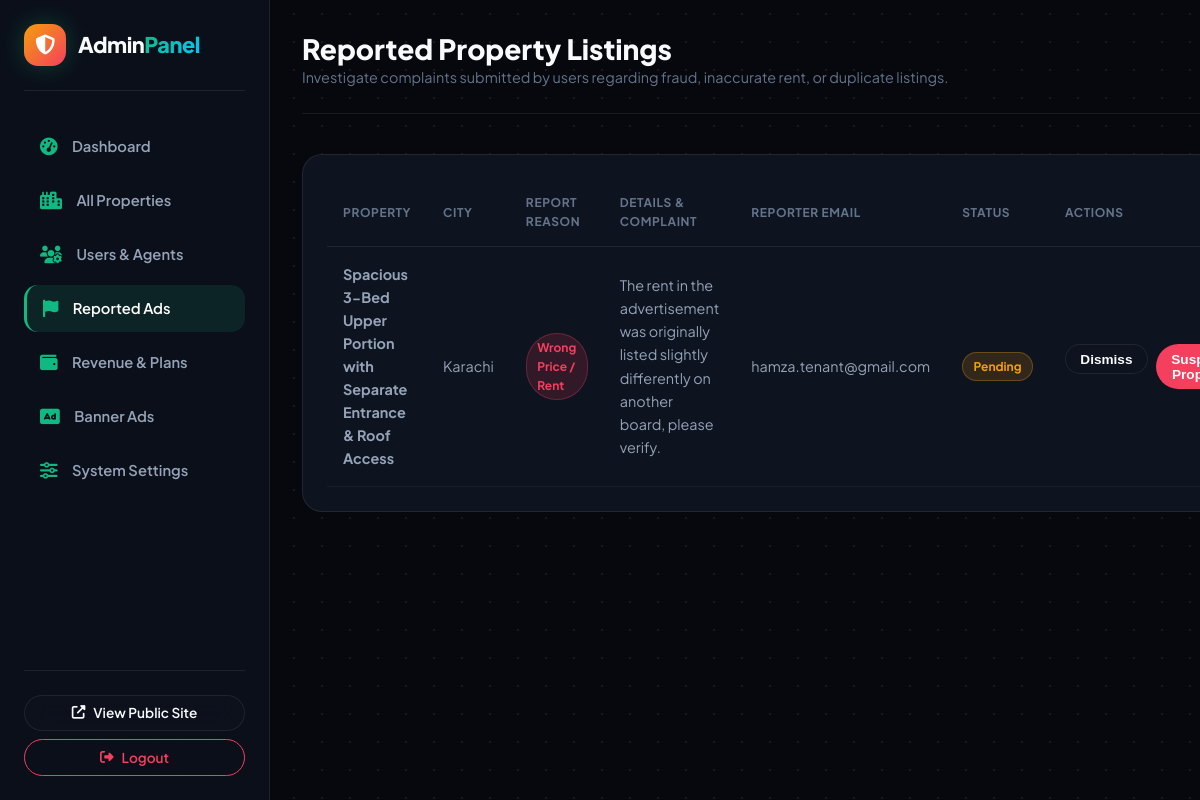
Page /admin/reports (signed in) on the earlier database version.
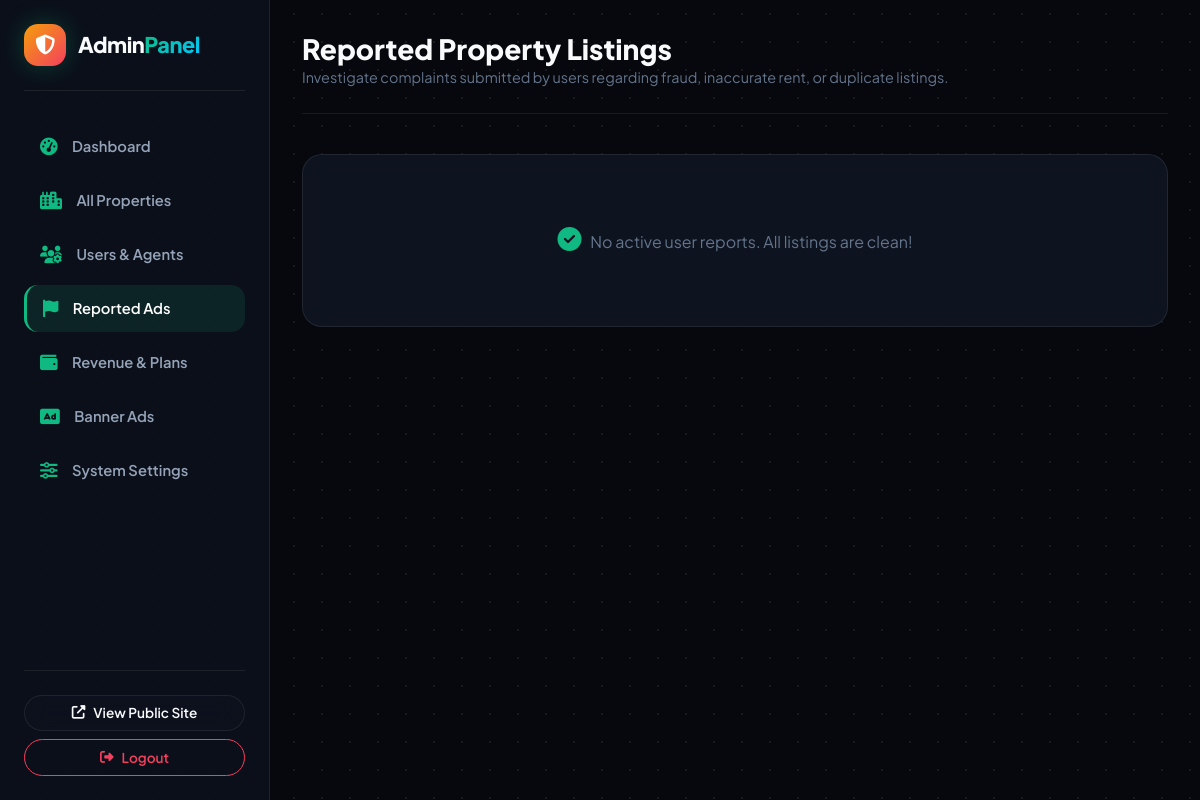
Same page on the later database version.
### tables this page shows
CREATE TABLE property_reports (
        id INTEGER PRIMARY KEY AUTOINCREMENT,
        property_id INTEGER NOT NULL,
        reporter_id INTEGER,
        reporter_email TEXT,
        reason TEXT NOT NULL,
        details TEXT,
        status TEXT DEFAULT 'pending', -- 'pending', 'investigating', 'resolved', 'dismissed'
        created_at TIMESTAMP DEFAULT CURRENT_TIMESTAMP,
        FOREIGN KEY (property_id) REFERENCES properties(id) ON DELETE CASCADE,
        FOREIGN KEY (reporter_id) REFERENCES users(id) ON DELETE SET NULL
    );

CREATE TABLE properties (
        id INTEGER PRIMARY KEY AUTOINCREMENT,
        user_id INTEGER NOT NULL,
        title TEXT NOT NULL,
        description TEXT NOT NULL,
        property_type TEXT NOT NULL, -- 'House', 'Flat', 'Room', 'Upper Portion', 'Lower Portion', 'Complete Portion', 'Shop', 'Office', 'Penthouse'
        city TEXT NOT NULL,
        area TEXT NOT NULL,
        address TEXT,
        monthly_rent INTEGER NOT NULL,
        advance_payment TEXT DEFAULT '2 Months Advance',
        security_deposit INTEGER DEFAULT 0,
        extra_charges TEXT DEFAULT 'Utilities not included',
        bedrooms INTEGER DEFAULT 0,
        bathrooms INTEGER DEFAULT 0,
        size REAL DEFAULT 0,
        size_unit TEXT DEFAULT 'Marla', -- 'Marla', 'Kanal', 'Sq Ft', 'Sq Yards'
        furnished TEXT DEFAULT 'Unfurnished', -- 'Furnished', 'Semi-Furnished', 'Unfurnished'
        floor_level TEXT DEFAULT 'Ground',
        parking_spaces INTEGER DEFAULT 0,
        facilities TEXT DEFAULT '[]', -- JSON string of amenities list
        images TEXT DEFAULT '[]', -- JSON string of image paths / URLs
        latitude REAL,
        longitude REAL,
        contact_name TEXT,
        contact_phone TEXT,
        contact_whatsapp TEXT,
        status TEXT DEFAULT 'pending', -- 'pending', 'approved', 'rejected'
        rejection_reason TEXT,
        is_featured INTEGER DEFAULT 0,
        is_sponsored INTEGER DEFAULT 0,
        views_count INTEGER DEFAULT 0,
        created_at TIMESTAMP DEFAULT CURRENT_TIMESTAMP,
        updated_at TIMESTAMP DEFAULT CURRENT_TIMESTAMP,
        FOREIGN KEY (user_id) REFERENCES users(id) ON DELETE CASCADE
    );

### app.py (the view)
        def decorated_function(*args, **kwargs):
            if 'user_id' not in session:
                flash("Please log in to access this page.", "warning")
                return redirect(url_for('login', next=request.path))
            if role:
                user = db.find_user_by_id(session['user_id'])
                if not user or (role == 'admin' and user['role'] != 'admin'):
                    flash("Access denied. Authorized administrators only.", "danger")
                    return redirect(url_for('index'))
            return f(*args, **kwargs)

### app.py (called while the page is built)
@app.context_processor
def inject_global_data():
    settings = db.get_all_settings()
    current_user = None
    saved_count = 0
    if 'user_id' in session:
        current_user = db.find_user_by_id(session['user_id'])
        if current_user:
            conn = db.get_db()
            saved_count = conn.execute("SELECT COUNT(*) as c FROM favorites WHERE user_id = ?", (session['user_id'],)).fetchone()['c']
            conn.close()
    return {
        'site_settings': settings,
        'current_user': current_user,
        'saved_count': saved_count,
        'now': datetime.now()
    }

@app.route('/admin/reports')
@login_required(role='admin')
def admin_reports():
    conn = db.get_db()
    reports = conn.execute('''
        SELECT r.*, p.title as prop_title, p.city as prop_city
        FROM property_reports r
        JOIN properties p ON r.property_id = p.id
        ORDER BY r.id DESC
    ''').fetchall()
    conn.close()
    return render_template('admin/reports.html', reports=reports)

### database.py (called while the page is built)
def get_db():
    conn = sqlite3.connect(DB_PATH)
    conn.row_factory = sqlite3.Row
    conn.execute("PRAGMA foreign_keys = ON")
    return conn

### templates/admin/reports.html (shortened to what this page needs)
{% extends "admin/base_admin.html" %}
{% block content %}
<div class="dashboard-topbar">
  <div class="topbar-title">
    <h1>Reported Property Listings</h1>
    <p>Investigate complaints submitted by users regarding fraud, inaccurate rent, or duplicate listings.</p>
  </div>
</div>
<div class="data-card">
  {% if reports %}
    <div class="table-responsive">
      <table class="data-table">
        <thead>
          <tr>
            <th>Property</th>
            <th>City</th>
            <th>Report Reason</th>
            <th>Details &amp; Complaint</th>
            <th>Reporter Email</th>
            <th>Status</th>
            <th>Actions</th>
          </tr>
        </thead>
        <tbody>
          {% for r in reports %}
            <tr>
              <td><strong>{{ r.prop_title }}</strong></td>
              <td>{{ r.prop_city }}</td>
              <td><span class="badge-status rejected">{{ r.reason }}</span></td>
              <td style="max-width: 320px;">{{ r.details }}</td>
              <td>{{ r.reporter_email or 'Anonymous' }}</td>
              <td><span class="badge-status {{ r.status }}">{{ r.status }}</span></td>
              <td>
                <div style="display: flex; gap: 0.5rem;">
                  <form action="{{ url_for('admin_resolve_report', report_id=r.id) }}" method="POST" style="display: inline;">
                    <button type="submit" class="btn btn-secondary btn-sm" title="Dismiss Report">
                      Dismiss
                    </button>
                  </form>
                  <form action="{{ url_for('admin_resolve_report', report_id=r.id) }}" method="POST" style="display: inline;">
                    <button type="submit" class="btn btn-sm" style="background: var(--accent-rose); color: #fff;" title="Suspend Property">
                      Suspend Property
                    </button>
                  </form>
                </div>
              </td>
            </tr>
          {% endfor %}
        </tbody>
      </table>
    </div>
  {% else %}
    <p style="color: var(--text-dim); text-align: center; padding: 3rem;">
      <i class="fas fa-check-circle" style="color: var(--accent-emerald); font-size: 1.5rem; margin-right: 6px;"></i> No active user reports. All listings are clean!
    </p>
  {% endif %}
</div>
{% endblock %}

Differences in the rows shown:
removed property_reports: prop_title "Spacious 3-Bed Upper Portion with Separate Entrance & Roof Access", prop_city "Karachi", reason "Wrong Price / Rent", details "The rent in the advertisement was originally listed slightly differently on another board, please verify.", reporter_email "hamza.tenant@gmail.com", status "Pending"
Other differences:
text no longer shown: "PROPERTY CITY REPORT REASON DETAILS & COMPLAINT REPORTER EMAIL STATUS ACTIONS"
text now shown: "No active user reports. All listings are clean!"
